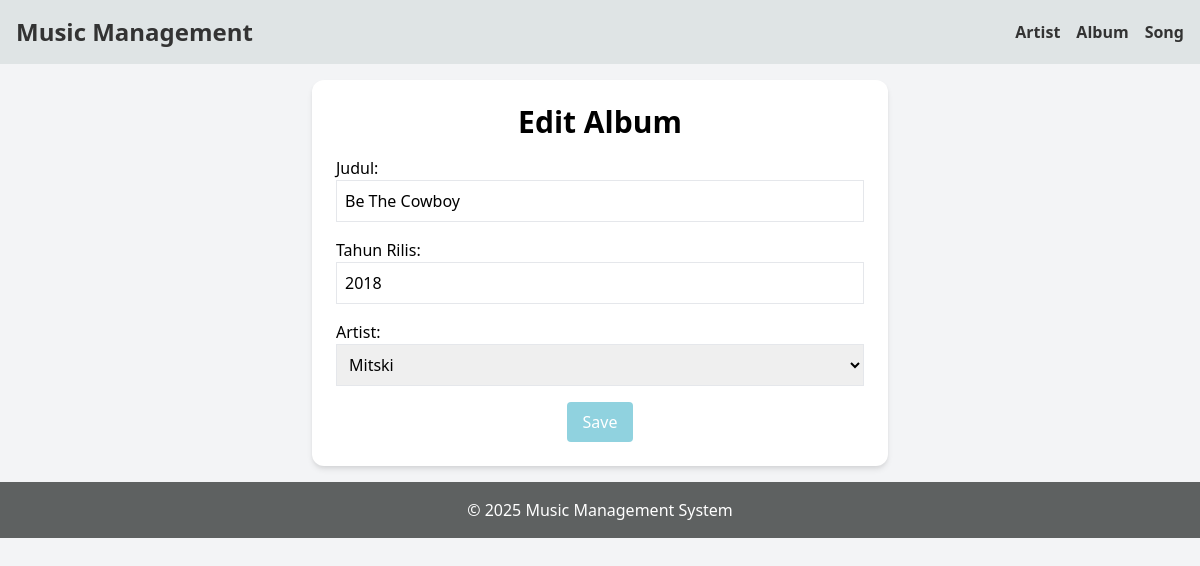
Page /index.php?entity=albums&action=edit&id=1 on the committed database.
### tables this page shows
CREATE TABLE `albums` (
  `album_id` int(11) NOT NULL,
  `title` varchar(100) NOT NULL,
  `release_year` varchar(5) NOT NULL,
  `artist_id` int(11) NOT NULL
);

CREATE TABLE `artists` (
  `artist_id` int(11) NOT NULL,
  `name` varchar(100) NOT NULL,
  `genre` varchar(50) NOT NULL
);

### model/Albums.php (called while the page is built, shortened)
<?php
require_once 'config/Database.php';
class Albums {
    private $conn;
    private $table = 'albums';
    public function __construct() {
        $database = new Database();
        $this->conn = $database->getConnection();
    }
    public function getById($album_id) {
        $query = "SELECT alb.*, art.name as artist_name
                FROM " . $this->table . " alb
                JOIN artists art ON alb.artist_id = art.artist_id
                WHERE alb.album_id = :album_id";
        $stmt = $this->conn->prepare($query);
        $stmt->bindParam(':album_id', $album_id);
        $stmt->execute();
        return $stmt->fetch(PDO::FETCH_ASSOC);
    }
}
?>

### config/Database.php (called while the page is built, shortened)
<?php
class Database {
    private $host = "localhost";
    private $username = "root";
    private $password = "";
    private $database = "musik_mvvm";
    public function getConnection() {
        $this->conn = null;
        try {
            $this->conn = new PDO("mysql:host=" . $this->host . ";dbname=" . $this->database, $this->username, $this->password);
            $this->conn->setAttribute(PDO::ATTR_ERRMODE, PDO::ERRMODE_EXCEPTION);
        } catch(PDOException $e) {
            echo "Connection error: " . $e->getMessage();
        }
        return $this->conn;
    }
}
?>

### model/Artists.php (called while the page is built, shortened)
<?php
require_once 'config/Database.php';
class Artists {
    private $conn;
    private $table = 'artists';
    public function __construct() {
        $database = new Database();
        $this->conn = $database->getConnection();
    }
    public function getAll() {
        $query = "SELECT * FROM " . $this->table;
        $stmt = $this->conn->prepare($query);
        $stmt->execute();
        return $stmt->fetchAll(PDO::FETCH_ASSOC);
    }
}
?>

### viewmodel/AlbumsViewModel.php (called while the page is built, shortened)
<?php
require_once 'model/Albums.php';
require_once 'model/Artists.php';
class AlbumsViewModel {
    private $albums;
    private $artists;
    public function __construct() {
        $this->albums = new Albums();
        $this->artists = new Artists();
    }
    public function getAlbumById($album_id) {
        return $this->albums->getById($album_id);
    }
    public function getArtist() {
        return $this->artists->getAll();
    }
}
?>

### views/albums_form.php (the view)
<?php
require_once 'views/template/header.php';
?>
<div class="max-w-xl mx-auto bg-white p-6 rounded-xl shadow-md">
    <h2 class="text-3xl text-center font-bold mb-4"><?php echo isset($albums) ? 'Edit Album' : 'Add Album'; ?></h2>
    <form action="index.php?entity=albums&action=<?php echo isset($albums) ? 'update&id=' . $albums['album_id'] : 'save'; ?>" method="POST" class="space-y-4">
        <div>
            <label class="block">Judul:</label>
            <input type="text" name="title" value="<?php echo isset($albums) ? $albums['title'] : ''; ?>" class="border p-2 w-full" required>
        </div>
        <div>
            <label class="block">Tahun Rilis:</label>
            <input type="text" name="release_year" value="<?php echo isset($albums) ? $albums['release_year'] : ''; ?>" class="border p-2 w-full" required>
        </div>
        <div>
            <label class="block">Artist:</label>
            <select name="artist_id" class="border p-2 w-full" required>
                <?php foreach ($artists as $artist): ?>
                <option value="<?php echo $artist['artist_id']; ?>" <?php echo isset($albums) && $albums['artist_id'] == $artist['artist_id'] ? 'selected' : ''; ?>>
                    <?php echo $artist['name']; ?>
                </option>
                <?php endforeach; ?>
            </select>
        </div>
        <div class="text-center mb-4">
            <button type="submit" class="text-white px-4 py-2 rounded" style="background-color:rgb(144, 210, 223);">Save</button>
        </div>
    </form>
</div>
<?php
require_once 'views/template/footer.php';
?>

### rows in the picture
albums: title "Be The Cowboy", release_year "2018", artist_id "Mitski"
